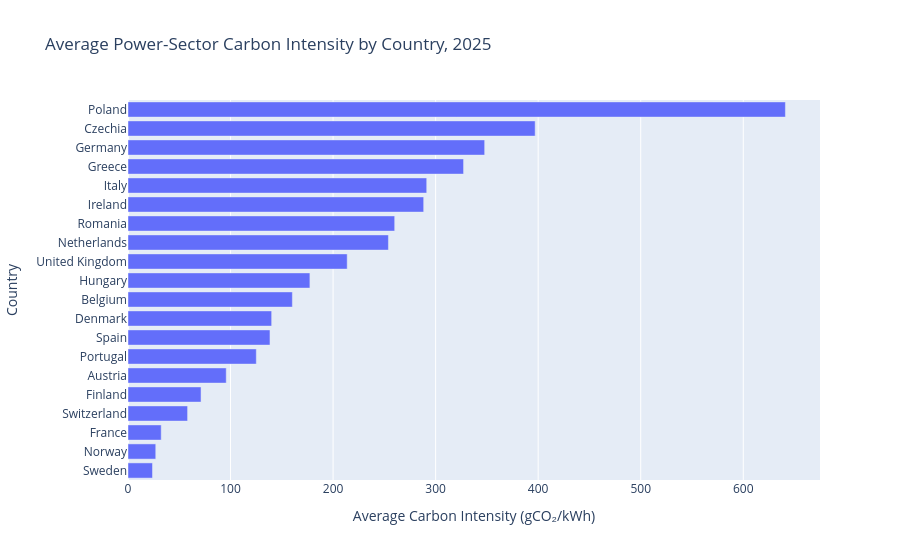

Notebook code for this chart:
### Code cell
fig = px.bar(
    country_carbon_2025,
    x="avg_carbon_intensity",
    y="entity",
    orientation="h",
    title="Average Power-Sector Carbon Intensity by Country, 2025",
    labels={
        "avg_carbon_intensity": "Average Carbon Intensity (gCO₂/kWh)",
        "entity": "Country",
    },
)

fig.show()

### Figure 1 — Plotly figure (JSON) as saved in the notebook; plotly's stock layout.template omitted (floating-point values rounded to 4 significant figures)
{"data": [{"hovertemplate": "Average Carbon Intensity (gCO₂/kWh)=%{x}<br>Country=%{y}<extra></extra>", "legendgroup": "", "marker": {"color": "#636efa", "pattern": {"shape": ""}}, "name": "", "orientation": "h", "showlegend": false, "textposition": "auto", "type": "bar", "x": [23.88, 27.07, 32.38, 58.11, 71.23, 95.81, 125.1, 138.5, 140.1, 160.3, 177.4, 213.8, 254.0, 260.1, 288.3, 291.3, 327.3, 347.8, 397.1, 641.1], "xaxis": "x", "y": ["Sweden", "Norway", "France", "Switzerland", "Finland", "Austria", "Portugal", "Spain", "Denmark", "Belgium", "Hungary", "United Kingdom", "Netherlands", "Romania", "Ireland", "Italy", "Greece", "Germany", "Czechia", "Poland"], "yaxis": "y"}], "layout": {"barmode": "relative", "legend": {"tracegroupgap": 0}, "title": {"text": "Average Power-Sector Carbon Intensity by Country, 2025"}, "xaxis": {"anchor": "y", "domain": [0, 1], "title": {"text": "Average Carbon Intensity (gCO₂/kWh)"}}, "yaxis": {"anchor": "x", "domain": [0, 1], "title": {"text": "Country"}}}}
